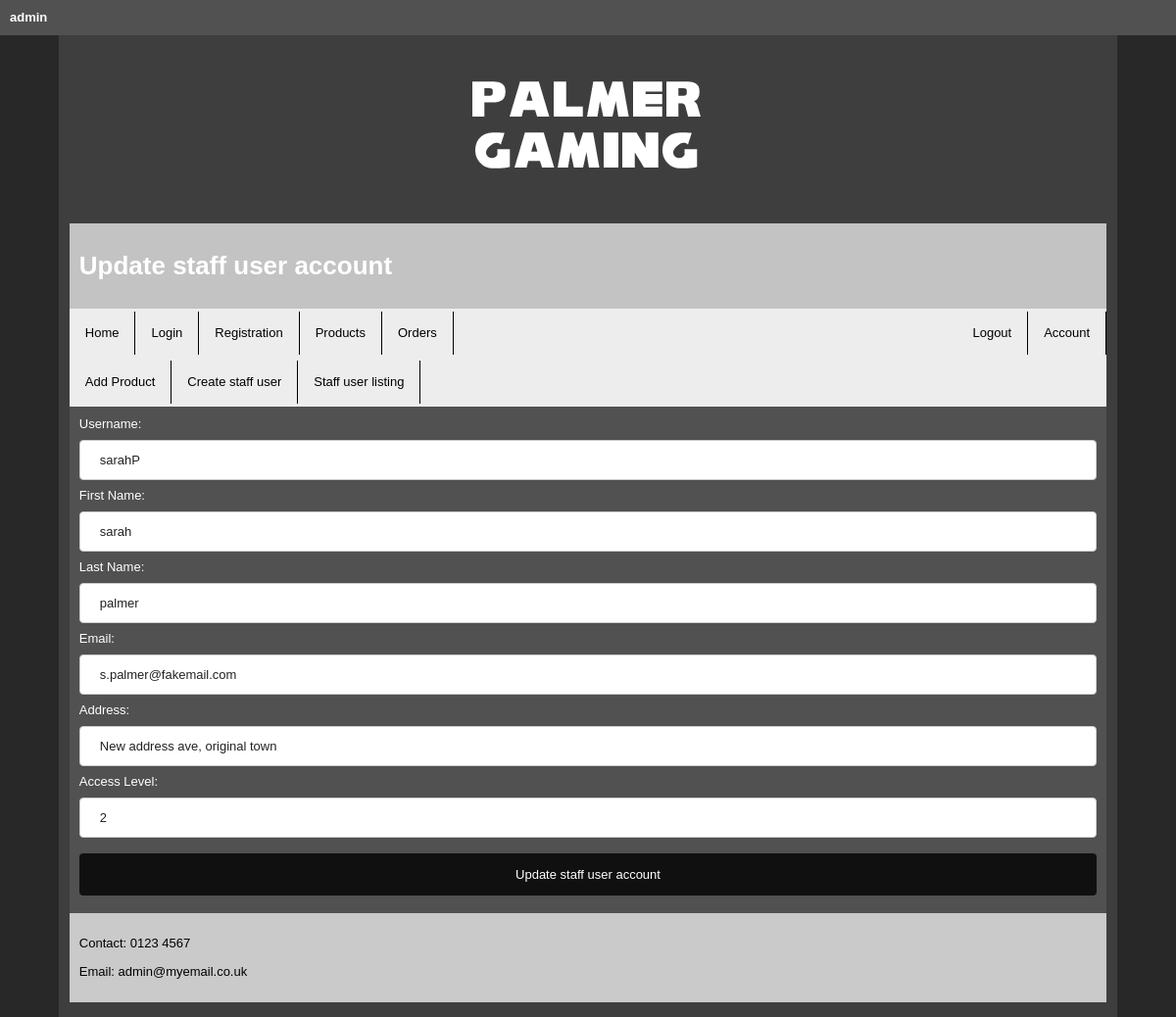
The app's page /pages/admin/updateStaffUser/index.php?username=sarahP (signed in) with its own data.
### tables this page shows
CREATE TABLE IF NOT EXISTS `users` (
  `id` int(11) NOT NULL AUTO_INCREMENT,
  `username` varchar(255) NOT NULL,
  `password` varchar(255) NOT NULL,
  `first_name` varchar(255) NOT NULL,
  `last_name` varchar(255) NOT NULL,
  `email` varchar(255) NOT NULL,
  `address` varchar(255) NOT NULL,
  `access_level` int(11) NOT NULL,
  PRIMARY KEY (`id`),
  UNIQUE KEY `username` (`username`)
);

### pages/admin/updateStaffUser/index.php (the view, shortened to what this page needs)
<?php include $_SERVER['DOCUMENT_ROOT'].'/assignment1_website/includes/checkLogin.php';?>
<?php
if(!isset($_SESSION['Username']))
{
  header("Location: ../adminError/index.php");
}
else
  {
  if($_SESSION['AccessLevel'] == 1)
  {
    if(empty($_POST))
    {
?>
<!doctype html>
<html class="">
<head>
<link href="/assignment1_website/styles/boilerplate.css" rel="stylesheet" type="text/css">
<link href="/assignment1_website/styles/MainStyle.css" rel="stylesheet" type="text/css">
</head>
<body>
<div class="gridContainer clearfix">
  <?php include $_SERVER['DOCUMENT_ROOT'].'/assignment1_website/includes/logo.php';?>
  <div id="header">
    <h1>
      Update staff user account
    </h1>
  </div>
  <?php include $_SERVER['DOCUMENT_ROOT'].'/assignment1_website/includes/nav.php';?>
  <div id="body">
        <?php
   try{
      include $_SERVER['DOCUMENT_ROOT'].'/assignment1_website/includes/dbLogin.php';
      $Username = htmlentities($_REQUEST['username'],ENT_QUOTES,'UTF-8',TRUE);
      $Con -> setAttribute(PDO::ATTR_ERRMODE, PDO::ERRMODE_EXCEPTION);
      $stmt = $Con -> prepare("SELECT username, first_name, last_name, email, address, access_level FROM users WHERE username='".$Username."'");
      $stmt -> execute();
      $result = $stmt -> fetchAll();
      if($result)
      {
      echo "<form name=\"updateStaff\" action=\"updateStaff.php\" method=\"POST\">";
      foreach ($result as $row)
      {
        echo "<label for= \'Username\'>Username: </label>";
        echo "<input type=\"text\" name=\"Username\" value=\"".$row['username']."\" readonly/>";
        echo "<label for= \'First_Name\'>First Name: </label>";
        echo "<input type=\"text\" name=\"First_Name\" value=\"".$row['first_name']."\" required/>";
        echo "<label for= \'Last_Name\'>Last Name: </label>";
        echo "<input type=\"text\" name=\"Last_Name\" value=\"".$row['last_name']."\" required/>";
        echo "<label for= \'Email\'>Email: </label>";
        echo "<input type=\"text\" name=\"Email\" value=\"".$row['email']."\" required/>";
        echo "<label for= \'Address\'>Address: </label>";
        echo "<input type=\"text\" name=\"Address\" value=\"".$row['address']."\" required/>";
        echo "<label for= \'Access_Level\'>Access Level: </label>";
        echo "<input type=\"text\" name=\"Access_Level\" value=\"".$row['access_level']."\" required/>";
      }
        echo "<input type=\"submit\" name=\"submit\" value=\"Update staff user account\">";
      echo "</form>";
     }
    }
    catch(PDOException $e)
    {
      header("Location: ../adminError/index.php");
    }
  }
  ?>
  </div>
  <?php include $_SERVER['DOCUMENT_ROOT'].'/assignment1_website/includes/footer.php';?>
</div>
</body>
</html>
<?php
  }
  else
  {
    header("Location: ../adminError/index.php");
  }
}
?>

### styles/boilerplate.css (style rules this page uses)
html { font-size: 100%; overflow-y: scroll; -webkit-text-size-adjust: 100%; -ms-text-size-adjust: 100%; }
body { margin: 0; font-size: 13px; line-height: 1.231; }
body, button, input, select, textarea { font-family: sans-serif; color: #222; }
form { margin: 0; }
label { cursor: pointer; }
button, input, select, textarea { font-size: 100%; margin: 0; vertical-align: baseline; *vertical-align: middle; }
button, input { line-height: normal; *overflow: visible; }
button, input[type="button"], input[type="reset"], input[type="submit"] { cursor: pointer; -webkit-appearance: button; }
.clearfix:before, .clearfix:after { content: ""; display: table; }
.clearfix:after { clear: both; }
.clearfix { zoom: 1; }

### styles/MainStyle.css (style rules this page uses)
body { background-color: #282828; font-family: "Trebuchet MS", Arial, Helvetica, sans-serif; }
.gridContainer { margin-left: auto; margin-right: auto; width: 87.36%; padding-left: 1.82%; padding-right: 1.82%; background-color: #3E3E3E; }
#header { clear: both; float: left; margin-left: 0; width: 100%; display: block; color: white; background-color: #C2C3C2; padding: 10px; box-sizing: border-box; }
#body { clear: both; float: left; margin-left: 0; width: 100%; display: block; color: white; background-color: #515151; padding: 10px; box-sizing: border-box; }
input[type=text], [type=password], select { width: 100%; padding: 12px 20px; margin: 8px 0; display: inline-block; border: 1px solid #ccc; border-radius: 4px; box-sizing: border-box; }
input[type=submit] { width: 100%; background-color: #101010; color: white; padding: 14px 20px; margin: 8px 0; border: none; border-radius: 4px; cursor: pointer; }
@media only screen and (min-width: 481px) { .gridContainer { width: 90.675%; padding-left: 1.1625%; padding-right: 1.1625%; } }
@media only screen and (min-width: 481px) { #header { clear: both; float: left; margin-left: 0; width: 100%; display: block; } }
@media only screen and (min-width: 481px) { #body { clear: both; float: left; margin-left: 0; width: 100%; display: block; } }
@media only screen and (min-width: 769px) { .gridContainer { width: 88.2%; max-width: 1232px; padding-left: 0.9%; padding-right: 0.9%; margin: auto; } }
@media only screen and (min-width: 769px) { #header { clear: both; float: left; margin-left: 0; width: 100%; display: block; } }
@media only screen and (min-width: 769px) { #body { clear: both; float: left; margin-left: 0; width: 100%; display: block; } }

### records on screen
users: Username "sarahP", First_Name "sarah", Last_Name "palmer", Email "s.palmer@fakemail.com", Address "New address ave, original town", Access_Level "2"

### other values on screen
$_SESSION['Username'] "admin"
